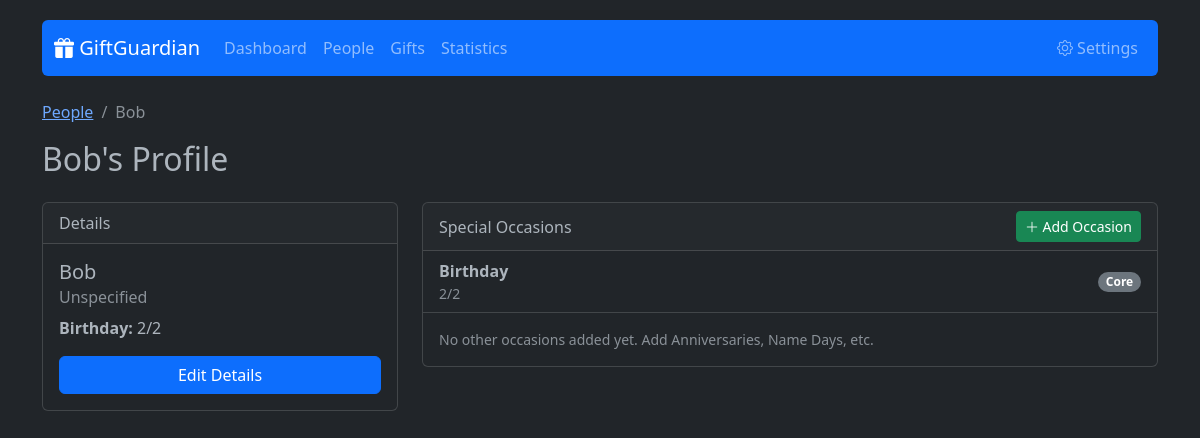
Page /people/view/2 on the committed database.
### app/models.py (models this page shows)
class Person(db.Model):
    id = db.Column(db.Integer, primary_key=True)
    name = db.Column(db.String(100), nullable=False)
    relation_id = db.Column(db.Integer, db.ForeignKey('relation.id'), nullable=True)
    birthday_month = db.Column(db.Integer, nullable=False)
    birthday_day = db.Column(db.Integer, nullable=False)
    birthday_year = db.Column(db.Integer, nullable=True)
    gifts = db.relationship('Gift', backref='person', lazy=True)
    occasions = db.relationship('PersonOccasion', backref='person', lazy=True, cascade="all, delete-orphan")

### app/routes.py (the view)
@main.route('/people/view/<int:id>')
def person_profile(id):
    person = Person.query.get_or_404(id)
    occasions = Occasion.query.all()
    return render_template('person_profile.html', person=person, occasions=occasions)

### app/templates/person_profile.html (shortened to what this page needs)
{% extends 'base.html' %}
{% block content %}
<div class="row mb-3">
    <div class="col">
        <nav aria-label="breadcrumb">
            <ol class="breadcrumb">
                <li class="breadcrumb-item"><a href="{{ url_for('main.people_list') }}">People</a></li>
                <li class="breadcrumb-item active" aria-current="page">{{ person.name }}</li>
            </ol>
        </nav>
        <h2>{{ person.name }}'s Profile</h2>
    </div>
</div>
<div class="row">
    <div class="col-md-4 mb-4">
        <div class="card">
            <div class="card-header">
                Details
            </div>
            <div class="card-body">
                <h5 class="card-title">{{ person.name }}</h5>
                <h6 class="card-subtitle mb-2 text-muted">
                    {% if person.relation %}{{ person.relation.name }}{% else %}Unspecified{% endif %}
                </h6>
                <p class="card-text">
                    <strong>Birthday:</strong>
                    {{ person.birthday_month }}/{{ person.birthday_day }}
                </p>
                <a href="{{ url_for('main.edit_person', id=person.id) }}" class="btn btn-primary w-100">Edit Details</a>
            </div>
        </div>
    </div>
    <div class="col-md-8">
        <div class="card mb-4">
            <div class="card-header d-flex justify-content-between align-items-center">
                <span>Special Occasions</span>
                <button type="button" class="btn btn-sm btn-success" data-bs-toggle="modal" data-bs-target="#addOccasionModal">
                    <i class="bi bi-plus-lg"></i> Add Occasion
                </button>
            </div>
            <ul class="list-group list-group-flush">
                <li class="list-group-item d-flex justify-content-between align-items-center">
                    <div>
                        <strong>Birthday</strong>
                        <div class="text-muted small">
                            {{ person.birthday_month }}/{{ person.birthday_day }}
                        </div>
                    </div>
                    <span class="badge bg-secondary rounded-pill">Core</span>
                </li>
            </ul>
            {% if not person.occasions %}
            <div class="card-body text-muted small">
                No other occasions added yet. Add Anniversaries, Name Days, etc.
            </div>
            {% endif %}
        </div>
    </div>
</div>
{% endblock %}

### app/templates/base.html (style rules this page uses)
body { padding-top: 20px; }
.card { margin-bottom: 20px; }

### rows in the picture
Person: name "Bob", birthday_month "2", birthday_day "2"
